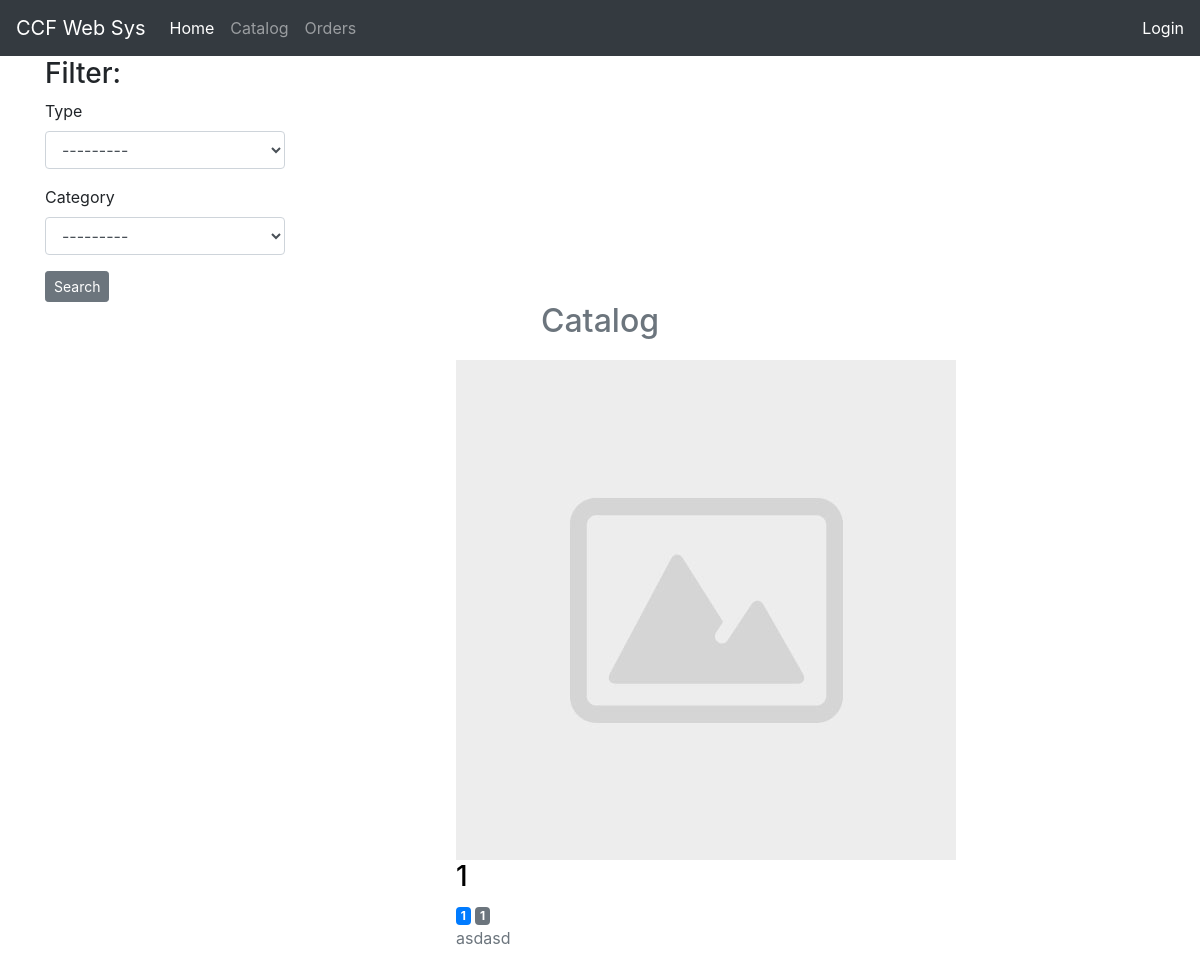
Page /catalog/ on the committed database.
### store/models.py (models this page shows, shortened)
class Product(models.Model):
    name = models.CharField(max_length=200, db_index=True)
    description = models.TextField(blank=True)
    price = models.FloatField()
    image = sorl.thumbnail.ImageField(upload_to='thumbnails', null=True, default='default.jpg')
    type = models.ForeignKey(Type, on_delete=models.SET_NULL, null=True)
    category = models.ForeignKey(Category, on_delete=models.SET_NULL, null=True, related_name='products')
    manufacturer = models.ForeignKey(Manufacturer, on_delete=models.CASCADE)
    slug = models.SlugField(db_index=True, max_length=200)
    available = models.BooleanField(default=True)
    created = models.DateTimeField(auto_now_add=True, blank=True, null=True)
    updated = models.DateTimeField(auto_now=True)
    class Meta:
        ordering = ('name',)
        index_together = (('id', 'slug'),)
    def get_absolute_url(self):
        return reverse("product_detail",
                       args=[self.id, self.slug])

class Category(models.Model):
    name = models.CharField(max_length=100, db_index=True)
    slug = models.SlugField(max_length=200, unique=True)
    class Meta:
        ordering = ('name',)
        verbose_name = 'category'
        verbose_name_plural = 'categories'
    def __str__(self):
        return self.name
    def get_absolute_url(self):
        return reverse('product_list_by_category',
                       args=[self.slug])

class Type(models.Model):
    name = models.CharField(max_length=50, db_index=True)
    slug = models.SlugField(max_length=200, unique=True)
    class Meta:
        ordering = ('name',)
    def __str__(self):
        return self.name

### store/views.py (the view)
# urls.py: path('catalog/', views.product_list, name='product_list'),
def product_list(request, category_slug=None):
    category = None
    categories = Category.objects.all()
    products = Product.objects.all()
    myFilter = ProductFilter(request.GET, queryset=Product.objects.all())
    products = myFilter.qs
    if category_slug:
        category = get_object_or_404(Category, slug=category_slug)
        products = products.filter(category=category)
    context = {
        'category': category,
        'categories': categories,
        'products': products,
        'myFilter': myFilter,
    }
    return render(request, 'store/product/product_list.html', context)

### cart/context_processors.py (called while the page is built)
def cart(request):
    return {'cart': Cart(request)}

### templates/store/product/product_list.html (shortened to what this page needs)
{% extends "base.html" %}
{% load static %}
{% load thumbnail %}
{% load crispy_forms_tags %}
{% block content %}
<div class="container ">
    <h3>Filter:</h3>
    <form method="get">
        {{ myFilter.form|crispy }}
    <button type="submit" class="btn btn-secondary btn-sm">Search</button>
    </form>
    <h2 class="text-muted text-center" style="margin-bottom: 20px">Catalog</h2>
    <div class="row d-flex justify-content-center">
        {% for product in products %}
        <div class="col-auto mb-6 ">
            <div class="card-bordless mb-4" style="width: 18rem;">
                {% thumbnail product.image "250x250" as im %}
                <div class="product-image align-self-center">
                    <a href="{{ product.get_absolute_url }}">
                        <img class="pic-1" src="{% if product.image %}{{ im.url }}{% else %}default.jpg{% endif %}">
                    </a>
                </div>
                {% endthumbnail %}
                <div class="product-content align-self-center">
                    <h3 class="title align-self-center"><a href="{{ product.get_absolute_url }}" style="color:black">{{ product.name }}</a></h3>
                    <a href="{{ product.category.get_absolute_url }}" class="badge badge-primary">{{ product.category }}</a>
                    <span class="badge badge-secondary align-self-center">{{ product.type }}</span>
                    <div class="text-muted">{{product.description}}</div>
                </div>
            </div>
        </div>
        {% endfor %}
    </div>
</div>
{% endblock %}

### store/static/css/base.css (style rules this page uses)
body { margin:0; padding:0; font-family:helvetica, sans-serif; }
h1, h2, h3, h4, h5 , h6 { font-family: 'Ubuntu', sans-serif; font-weight:normal; }
a { text-decoration:none; color:black; }

### rows in the picture
Product: name "1", category "1", type "1", description "asdasd"
